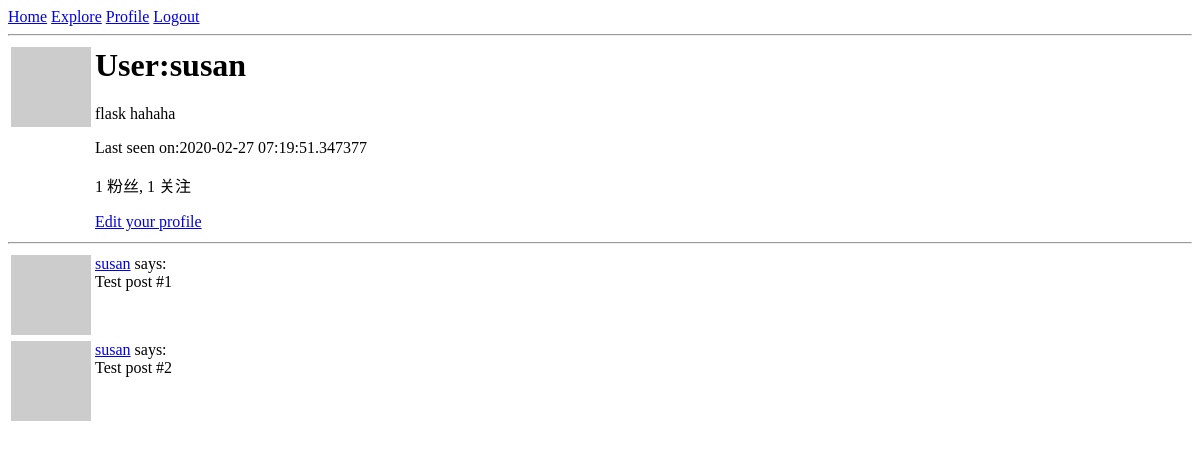
The page /user/susan (signed in) on the database as committed earlier.
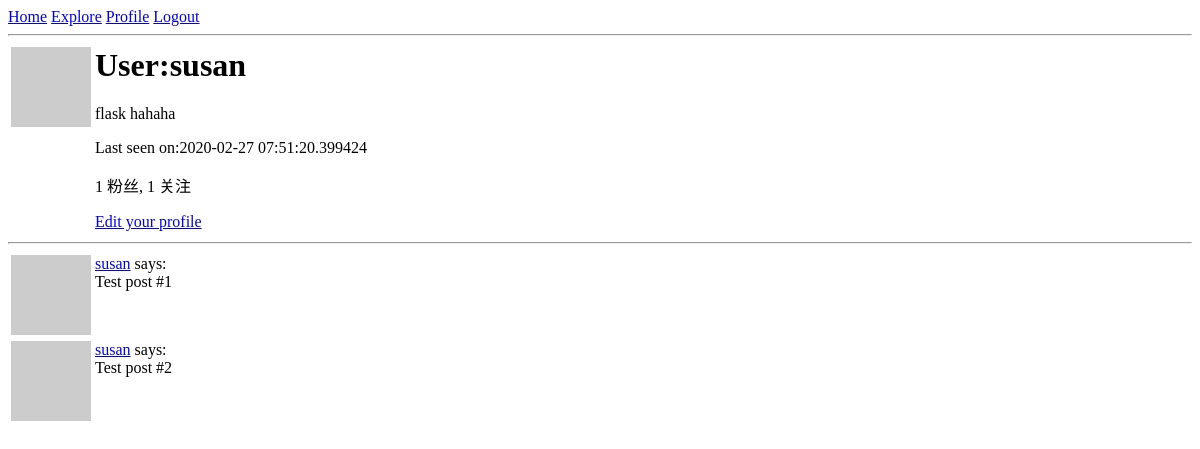
The same page on the database as committed later.
### app/models.py (models this page shows, shortened)
class User(UserMixin,db.Model):
    id = db.Column(db.Integer, primary_key=True)
    username = db.Column(db.String(64), index=True, unique=True)
    email = db.Column(db.String(120), index=True, unique=True)
    password_hash = db.Column(db.String(128))
    posts = db.relationship('Post', backref='author', lazy='dynamic')
    about_me = db.Column(db.String(140))
    last_seen = db.Column(db.DateTime, default=datetime.utcnow)
    followed = db.relationship(
        'User',
        secondary=followers,
        primaryjoin=(followers.c.follower_id==id),
        secondaryjoin=(followers.c.followed_id==id),
        backref=db.backref('followers', lazy='dynamic'),
        lazy='dynamic'
        )
    def avatar(self,size):
        hashvalue = md5(self.email.lower().encode('utf-8')).hexdigest()
        return f'https://www.gravatar.com/avatar/{hashvalue}?d=identicon&s={size}'

### app/routes.py (the view)
@app.route('/user/<username>')
@login_required
def user(username):
    user = User.query.filter_by(username=username).first_or_404()
    posts = [
        {'author':user, 'body':'Test post #1'},
        {'author':user, 'body':'Test post #2'}
    ]
    return render_template('user.html',user=user,posts=posts)

### app/models.py (called while the page is built)
@login.user_loader
def load_user(id):
    return User.query.get(int(id))

### app/routes.py (called while the page is built)
@app.before_request
def before_request():
    if current_user.is_authenticated:
        current_user.last_seen = datetime.utcnow()
        db.session.commit()

### app/templates/user.html
{% extends "base.html" %}
{% block content %}
    <table>
        <tr valign="top">
            <td><img src="{{ user.avatar(128) }}"></td>
            <td>
                <h1>User:{{ user.username }}</h1>
                {% if user.about_me %}
                    <p>{{ user.about_me }}</p>
                {% endif %}
                {% if user.last_seen %}
                    <p>Last seen on:{{user.last_seen}}</p>
                {% endif %}
                <p>{{user.followers.count()}} 粉丝, {{user.followed.count()}} 关注</p>
                {% if user == current_user %}
                    <p>
                        <a href="{{ url_for('edit_profile') }}">Edit your profile</a>
                    </p>
                {% elif not current_user.is_following(user) %}
                <p><a href="{{ url_for('follow',username=user.username)}}">Follow</a></p>
                {% else %}
                <p><a href="{{ url_for('unfollow',username=user.username)}}">UnFollow</a></p>
                {% endif %}
            </td>
        </tr>
    </table>
    <hr>
    {% for post in posts %}
        {% include '_post.html' %}
    {% endfor %}
{% endblock%}

### app/templates/_post.html
<table>
    <tr valign="top">
        <td><img src="{{ post.author.avatar(36) }}"></td>
        <td>
            <a href="{{ url_for('user', username=post.author.username) }}">{{ post.author.username }}</a> says:<br>{{ post.body }}
        </td>
    </tr>
</table>

Rows that differ between the two databases and show on the page:
changed User "susan": last_seen "2020-02-27 07:19:51.347377" → "2020-02-27 07:51:20.399424"
